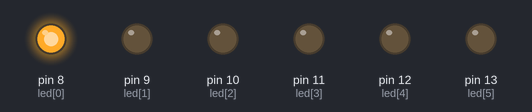
A sketch run on a simulated Arduino Uno, built with avr-gcc and run on an emulated ATmega328P. Shown: output pins drawn as LEDs (lit = HIGH).

Above: at 0.2 s.
At 1.2 s:
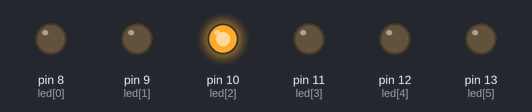
At 2.2 s:
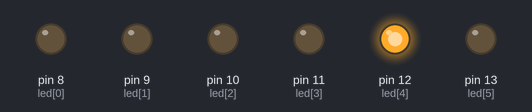
At 2.7 s:
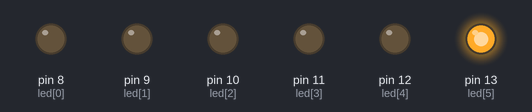
At 3.7 s:
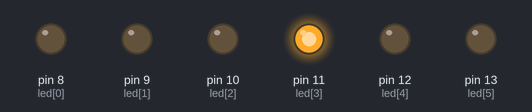
At 5.7 s:
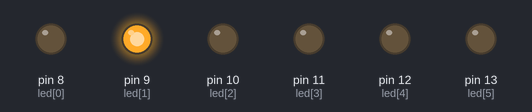
Timing chart, 0 to 6.5 s (numbered marks = the images above):
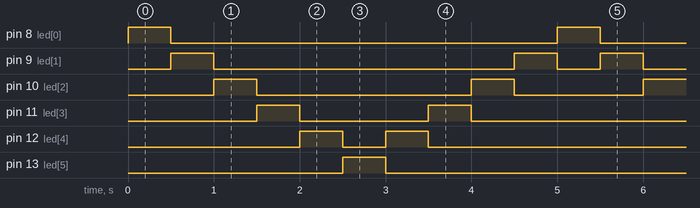

The sketch:

Exercise_2.ino
```cpp
/*int led_13 = 13;
int led_12 = 12;
int led_11 = 11;
int led_10 = 10;
int led_9 = 9;
int led_8 = 8;*/

int led[6] = {8,9,10,11,12,13};

void setup() {
  // put your setup code here, to run once:
  /*pinMode(led_13, OUTPUT);
  pinMode(led_12, OUTPUT);
  pinMode(led_11, OUTPUT);
  pinMode(led_10, OUTPUT);
  pinMode(led_9, OUTPUT);
  pinMode(led_8, OUTPUT);*/

  for(int i=0; i<6; i++){
    pinMode(led[i], OUTPUT);
  }

}
void loop() {
  // put your main code here, to run repeatedly:
  //#1 example
  /*
  for(int i=0; i<6; i++){
    digitalWrite(led[i], HIGH);
    delay(200);
    digitalWrite(led[i], LOW);
  }*/
  //#2 example
  for(int i=0; i<5; i++){
    digitalWrite(led[i], HIGH);
    delay(500);
    digitalWrite(led[i], LOW);
  }
   for(int i=5; i>0; i--){
    digitalWrite(led[i], HIGH);
     delay(500);
         digitalWrite(led[i], LOW);


    }
}
```

Measured:
- by itself, pin 8 (led[0]), pin 13 (led[5]): alternates HIGH for 0.50 s and LOW for 4.5 s
- by itself, pin 9 (led[1]): repeats every 5.0 s: LOW 3.5 s, HIGH 0.50 s, LOW 0.50 s, HIGH 0.50 s
- by itself, pin 10 (led[2]): repeats every 5.0 s: LOW 2.5 s, HIGH 0.50 s, LOW 1.5 s, HIGH 0.50 s
- by itself, pin 11 (led[3]): repeats every 5.0 s: LOW 1.5 s, HIGH 0.50 s, LOW 2.5 s, HIGH 0.50 s
- by itself, pin 12 (led[4]): repeats every 5.0 s: LOW 0.50 s, HIGH 0.50 s, LOW 3.5 s, HIGH 0.50 s
